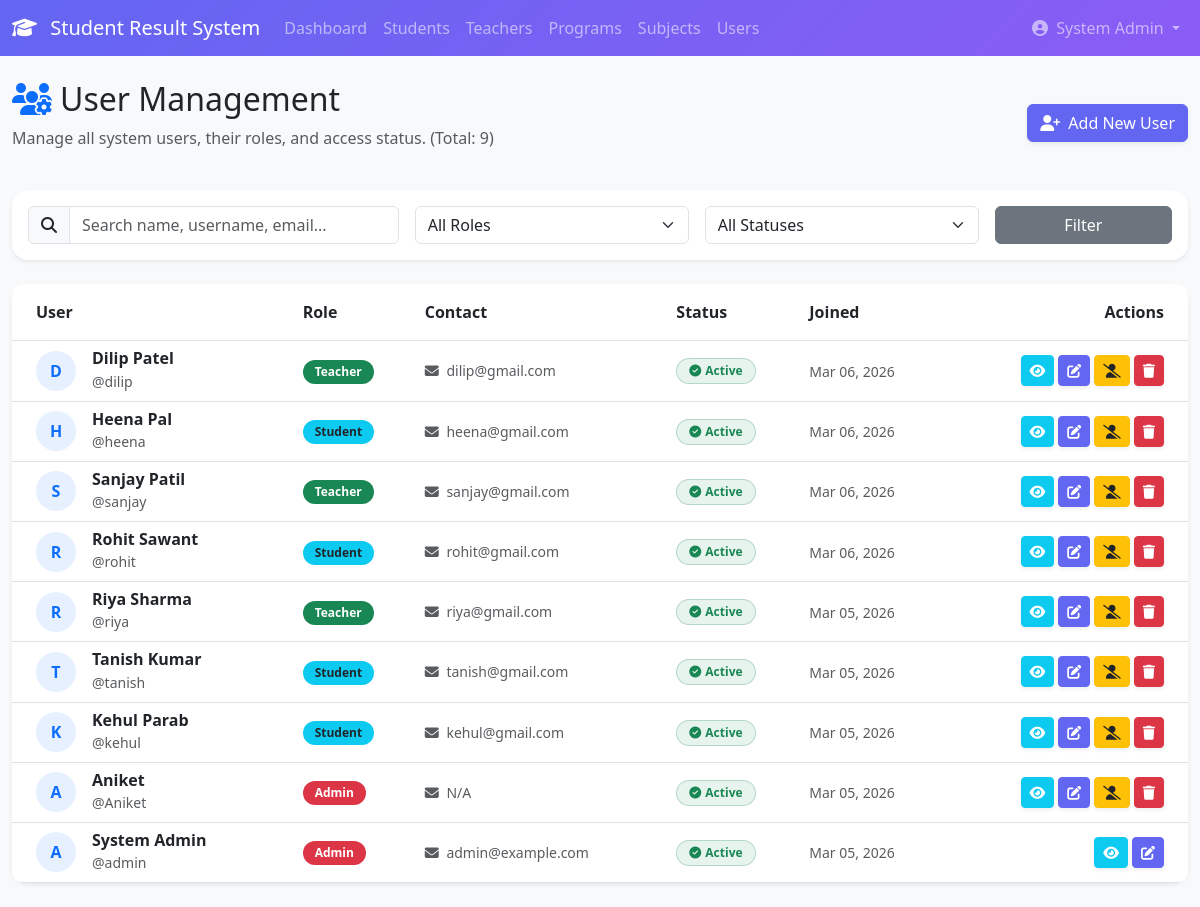
Before: /users/ (signed in) with the older database file.
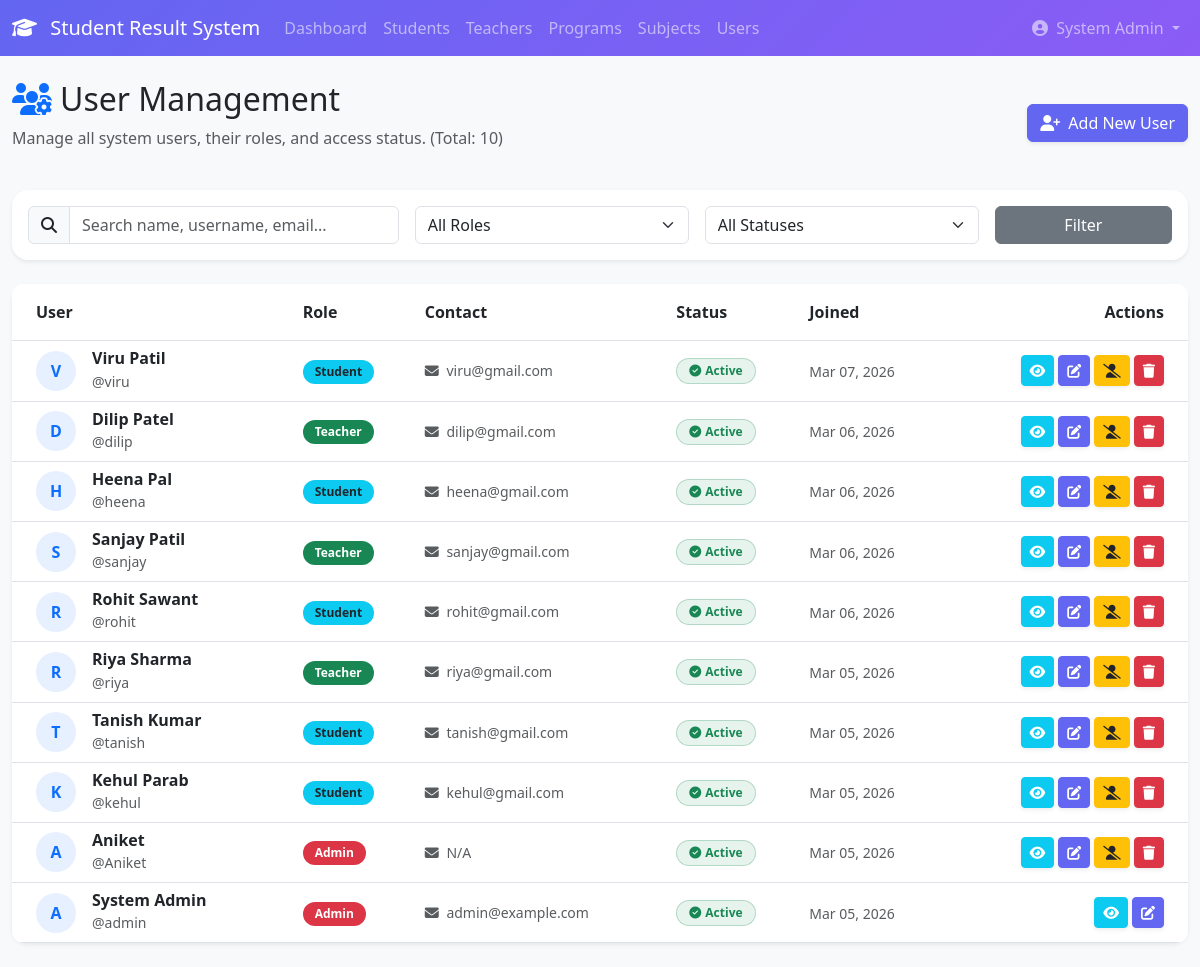
After: the same page with the newer database file.
### accounts/models.py (models this page shows, shortened)
class User(AbstractUser):
    ROLE_CHOICES = (
        ('admin', 'Admin'),
        ('teacher', 'Teacher'),
        ('student', 'Student'),
    )
    role = models.CharField(
        max_length=10,
        choices=ROLE_CHOICES,
        default='student'
    )
    phone_regex = RegexValidator(
        regex=r'^\+?1?\d{9,15}$',
        message="Phone number must be entered in the format: '+999999999'. Up to 15 digits allowed."
    )
    phone = models.CharField(
        validators=[phone_regex],
        max_length=17,
        blank=True,
        null=True
    )
    profile_picture = models.ImageField(
        upload_to='profiles/',
        blank=True,
        null=True,
        default='profiles/default.png'
    )
    address = models.TextField(blank=True, null=True)
    date_of_birth = models.DateField(blank=True, null=True)
    created_at = models.DateTimeField(auto_now_add=True)
    updated_at = models.DateTimeField(auto_now=True)
    is_verified = models.BooleanField(default=True)
    last_login_ip = models.GenericIPAddressField(blank=True, null=True)
    class Meta:
        db_table = 'users'
        ordering = ['-created_at']
    def get_full_name(self):
        full_name = f"{self.first_name} {self.last_name}"
        return full_name.strip() or self.username
    @property
    def is_admin(self):
        return self.role == 'admin'

### accounts/views.py (the view, shortened to what this page needs)
# urls.py: path('users/', views.user_list, name='user_list'),
@login_required
@user_passes_test(is_admin)
def user_list(request):
    users = User.objects.all().order_by('-created_at')
    search_query = request.GET.get('search', '')
    role_filter = request.GET.get('role', '')
    if role_filter:
        users = users.filter(role=role_filter)
    status_filter = request.GET.get('status', '')
    if status_filter == 'active':
        users = users.filter(is_active=True)
    elif status_filter == 'inactive':
        users = users.filter(is_active=False)
    paginator = Paginator(users, 20)  # Show 20 users per page
    page_number = request.GET.get('page')
    page_obj = paginator.get_page(page_number)
    context = {
        'page_obj': page_obj,
        'search_query': search_query,
        'role_filter': role_filter,
        'status_filter': status_filter,
        'total_users': users.count(),
    }
    return render(request, 'accounts/user_list.html', context)

### accounts/views.py (called while the page is built)
def is_admin(user):
    return user.role == 'admin'

### accounts/templates/accounts/user_list.html (shortened to what the changed rows need)
{% extends 'base.html' %}
{% load static %}
{% block content %}
<div class="container-fluid py-4">
    <div class="row mb-4 align-items-center">
        <div class="col-md-8">
            <h2><i class="fas fa-users-cog text-primary me-2"></i>User Management</h2>
            <p class="text-muted">Manage all system users, their roles, and access status. (Total: {{ total_users }})</p>
        </div>
    </div>
    <div class="card shadow-sm border-0 rounded-4">
        <div class="card-body p-0">
            <div class="table-responsive">
                <table class="table table-hover align-middle mb-0">
                    <thead class="bg-light">
                        <tr>
                            <th class="ps-4 py-3">User</th>
                            <th class="py-3">Role</th>
                            <th class="py-3">Contact</th>
                            <th class="py-3">Status</th>
                            <th class="py-3">Joined</th>
                            <th class="py-3 text-end pe-4">Actions</th>
                        </tr>
                    </thead>
                    <tbody>
                        {% for user_obj in page_obj %}
                        <tr>
                            <td class="ps-4">
                                <div class="d-flex align-items-center">
                                    <div class="bg-primary bg-opacity-10 text-primary rounded-circle d-flex align-items-center justify-content-center me-3" style="width: 40px; height: 40px; font-weight: bold;">
                                        {{ user_obj.username|first|upper }}
                                    </div>
                                    <div>
                                        <h6 class="mb-0 fw-bold">{{ user_obj.get_full_name|default:user_obj.username }}</h6>
                                        <small class="text-muted">@{{ user_obj.username }}</small>
                                    </div>
                                </div>
                            </td>
                            <td>
                                {% if user_obj.role == 'admin' or user_obj.is_superuser %}
                                    <span class="badge bg-danger">Admin</span>
                                {% elif user_obj.role == 'teacher' %}
                                    <span class="badge bg-success">Teacher</span>
                                {% else %}
                                    <span class="badge bg-info text-dark">Student</span>
                                {% endif %}
                            </td>
                            <td>
                                <div class="small text-muted"><i class="fas fa-envelope me-1"></i> {{ user_obj.email|default:"N/A" }}</div>
                            </td>
                            <td>
                                {% if user_obj.is_active %}
                                    <span class="badge bg-success bg-opacity-10 text-success border border-success border-opacity-25"><i class="fas fa-check-circle me-1"></i>Active</span>
                                {% else %}
                                    <span class="badge bg-secondary bg-opacity-10 text-secondary border border-secondary border-opacity-25"><i class="fas fa-ban me-1"></i>Disabled</span>
                                {% endif %}
                            </td>
                            <td>
                                <span class="small text-muted">{{ user_obj.date_joined|date:"M d, Y" }}</span>
                            </td>
                            <td class="text-end pe-4">
    <div class="d-flex gap-1 justify-content-end">
        <a href="{% url 'user_detail' user_obj.pk %}" class="btn btn-sm btn-info text-white shadow-sm" title="View Details">
            <i class="fas fa-eye"></i>
        </a>
        <a href="{% url 'user_edit' user_obj.pk %}" class="btn btn-sm btn-primary shadow-sm" title="Edit User">
            <i class="fas fa-edit"></i>
        </a>
        {% if user_obj != request.user %}
        <form method="POST" action="{% url 'user_toggle_status' user_obj.pk %}" class="d-inline m-0">
            <button type="submit" class="btn btn-sm {% if user_obj.is_active %}btn-warning text-dark{% else %}btn-success{% endif %} shadow-sm" title="{% if user_obj.is_active %}Disable Account{% else %}Enable Account{% endif %}">
                <i class="fas {% if user_obj.is_active %}fa-user-slash{% else %}fa-user-check{% endif %}"></i>
            </button>
        </form>
        <a href="{% url 'user_delete' user_obj.pk %}" class="btn btn-sm btn-danger shadow-sm" title="Delete User">
            <i class="fas fa-trash"></i>
        </a>
        {% endif %}
    </div>
</td>
                        </tr>
                        {% endfor %}
                    </tbody>
                </table>
            </div>
        </div>
    </div>
</div>
{% block extra_css %}
<link rel="stylesheet" href="https://cdnjs.cloudflare.com/ajax/libs/font-awesome/6.4.0/css/all.min.css">
{% endblock %}
{% endblock %}

### templates/navbar.html (shortened to what this page needs)
<nav class="navbar navbar-expand-lg navbar-dark" style="background: linear-gradient(135deg, #6366f1 0%, #8b5cf6 100%);">
    <div class="container-fluid">
        <a class="navbar-brand" href="{% url 'redirect_dashboard' %}">
            <i class="fas fa-graduation-cap me-2"></i>
            Student Result System
        </a>
        <div class="collapse navbar-collapse" id="navbarNav">
            <ul class="navbar-nav me-auto">
                {% if user.is_admin %}
                    <li class="nav-item">
                        <a class="nav-link" href="{% url 'admin_dashboard' %}">Dashboard</a>
                    </li>
                    <li class="nav-item">
                        <a class="nav-link" href="{% url 'student_list' %}">Students</a>
                    </li>
                    <li class="nav-item">
                        <a class="nav-link" href="{% url 'teacher_list' %}">Teachers</a>
                    </li>
                    <li class="nav-item">
                        <a class="nav-link" href="{% url 'program_list' %}">Programs</a>
                    </li>
                    <li class="nav-item">
                        <a class="nav-link" href="{% url 'subject_list' %}">Subjects</a>
                    </li>
                    <li class="nav-item">
                        <a class="nav-link" href="{% url 'user_list' %}">Users</a>
                    </li>
                {% endif %}
            </ul>
            <ul class="navbar-nav">
                <li class="nav-item dropdown">
                    <a class="nav-link dropdown-toggle" href="#" id="userDropdown" role="button" data-bs-toggle="dropdown">
                        <i class="fas fa-user-circle me-1"></i>
                        {{ user.get_full_name }}
                    </a>
                </li>
            </ul>
        </div>
    </div>
</nav>

Changed rows visible on the page:
added User: username|first "V", get_full_name "Viru Patil", username "viru", role "Student", email "viru@gmail.com", is_active True (drawn), date_joined "Mar 07, 2026"
Other visible differences:
{{ total_users }}: "9" → "10"
